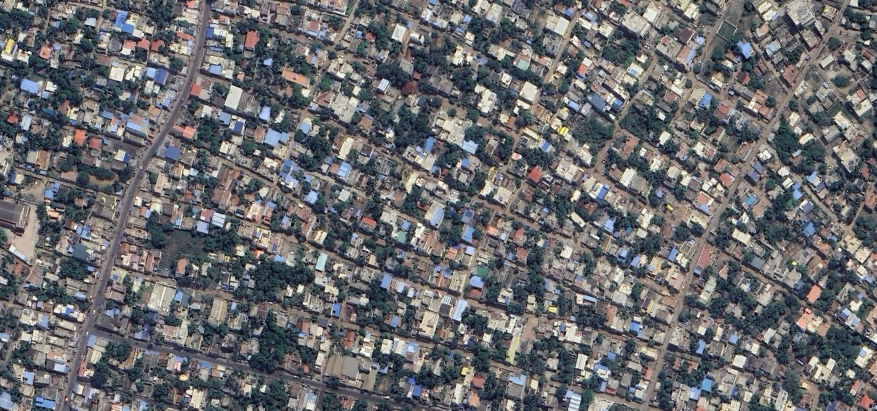
#> input picture data/GGPL/vit1 (1).jpg, 1753 x 821 px (shown at 1/2 size); its folder holds only this picture in this run
$ python preprocessing.py
#> lines starting #> are read from the running program, lines starting #| are printed output that depends on the picture; after the words box and inside, x2 and y2 are one past the last pixel; in counts of white or black regions, pixels touching at a corner belong together

import cv2
import numpy as np
from skimage.feature import hog
import os

# Preprocessing for road detection in satellite images
def preprocess_image(image_path, target_size):
#> called with image_path = 'data/GGPL/vit1 (1).jpg', target_size = (1700, 800)
    img = cv2.imread(image_path)
#> img is the input picture: shape (821, 1753, 3); mean B, G, R 109.9, 106.6, 106.4
    # Resize the image to the target size
    img = cv2.resize(img, target_size)
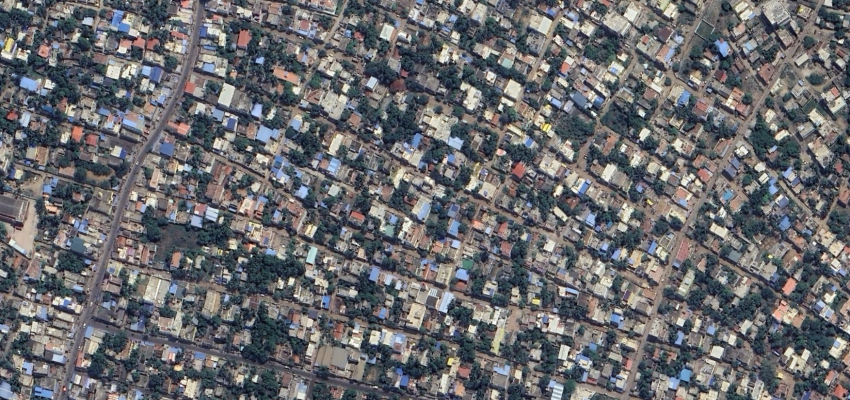
#> img: shape (800, 1700, 3) (shown at 1/2 size); mean B, G, R 109.8, 106.5, 106.3
    # Convert to grayscale
    gray_img = cv2.cvtColor(img, cv2.COLOR_BGR2GRAY)
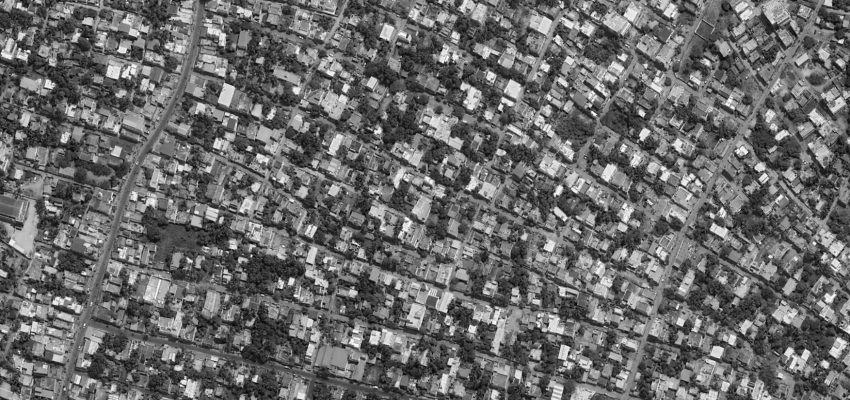
#> gray_img: shape (800, 1700) (shown at 1/2 size); min 1, max 254, mean 106.8
    # Apply Gaussian blur to reduce noise
    blurred_img = cv2.GaussianBlur(gray_img, (5, 5), 0)
    # Apply adaptive thresholding to create a binary image
    _, thresholded_img = cv2.threshold(blurred_img, 0, 255, cv2.THRESH_BINARY + cv2.THRESH_OTSU)
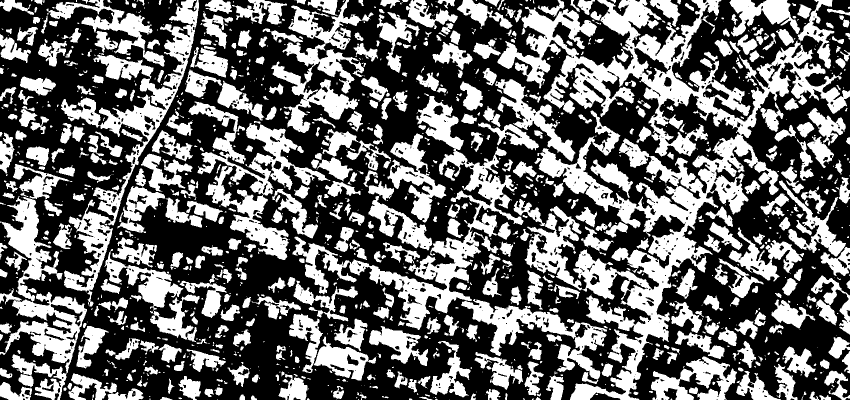
#> thresholded_img: shape (800, 1700) (shown at 1/2 size); 41.6% white; 1320 white regions (683 under 20 px), largest, box (x1, y1, x2, y2) and area: (995, 0, 1700, 800) 125867, (585, 192, 1047, 660) 32961, (122, 0, 398, 613) 24150
    return thresholded_img

def enhance_image(image):
    # Apply contrast enhancement using CLAHE (Contrast Limited Adaptive Histogram Equalization)
    clahe = cv2.createCLAHE(clipLimit=2.0, tileGridSize=(8, 8))
    enhanced_img = clahe.apply(image)
    return enhanced_img

# Feature extraction using HOG for road detection
def extract_features(image):
    # Extract features using Histogram of Oriented Gradients (HOG) for road detection
    features, hog_image = hog(image, orientations=9, pixels_per_cell=(8, 8), cells_per_block=(2, 2), visualize=True)
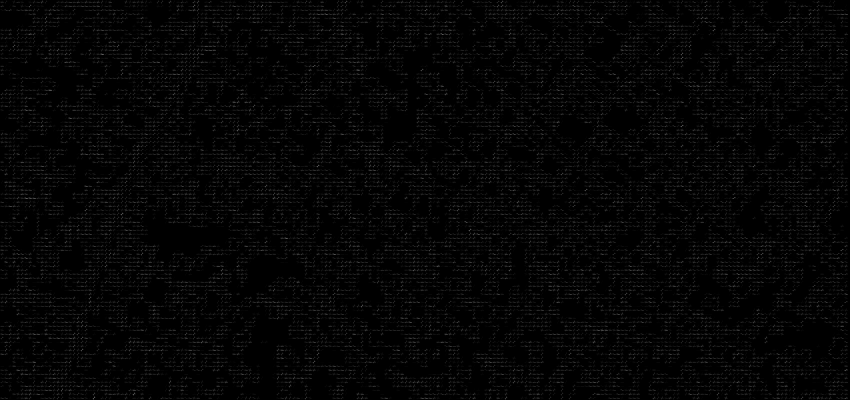
#> hog_image: shape (800, 1700) float64 (shown at 1/2 size); min 0, max 188.2, mean 4.8
    return features, hog_image

# Saving preprocessed images
def save_preprocessed_image(image, output_path):
    cv2.imwrite(output_path, image)

# Example usage for multiple images with resizing
input_image_directory = 'data/GGPL'
output_directory = 'preprocessed'
target_size = (1700, 800)  # Specify the target size for resizing

# Create the output directory if it does not exist
if not os.path.exists(output_directory):
    os.makedirs(output_directory)

# Process each image in the input directory
for filename in os.listdir(input_image_directory):
    if filename.endswith(".jpg") or filename.endswith(".png"):  # Adjust file extensions as needed
        input_image_path = os.path.join(input_image_directory, filename)
        # Preprocess, resize, enhance, extract features, and save the image
        image = preprocess_image(input_image_path, target_size)
        enhanced_image = enhance_image(image)  # Assuming enhance_image function is defined
        features, hog_image = extract_features(enhanced_image)  # Assuming extract_features function is defined
        output_image_path = os.path.join(output_directory, 'preprocessed_' + filename)
        save_preprocessed_image(enhanced_image, output_image_path)

$ run again, on data/GGPL/vit2 (1).jpg
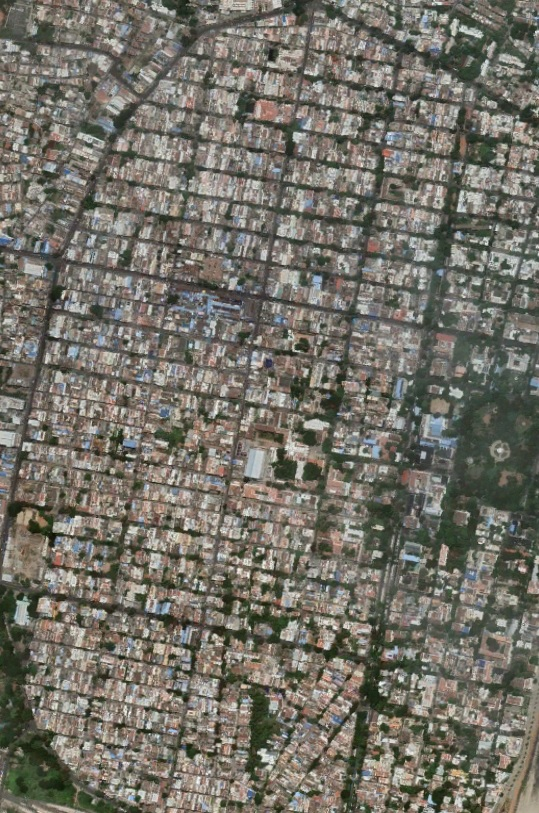
#> input picture data/GGPL/vit2 (1).jpg, 539 x 813 px
#> in preprocess_image, img is the input picture: shape (813, 539, 3); mean B, G, R 103.1, 112.6, 115.2
#> img: shape (800, 1700, 3)
#> in preprocess_image, `_, thresholded_img = cv2.threshold(blurred_img, 0, 255, cv2.THRESH_BIN..`:
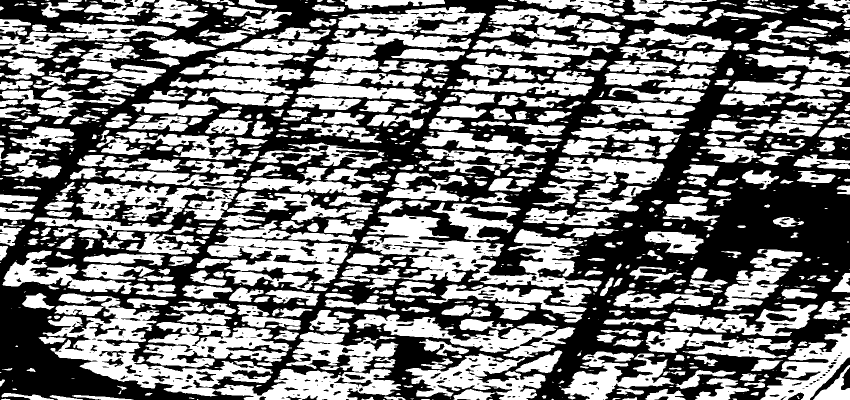
#> thresholded_img: shape (800, 1700) (shown at 1/2 size); 47.6% white; 877 white regions (305 under 20 px), largest, box (x1, y1, x2, y2) and area: (85, 587, 802, 800) 37871, (684, 428, 1203, 611) 30871, (414, 441, 714, 567) 16381
#> in extract_features, `features, hog_image = hog(image, orientations=9, pixels_per_cell=(8, 8..`:
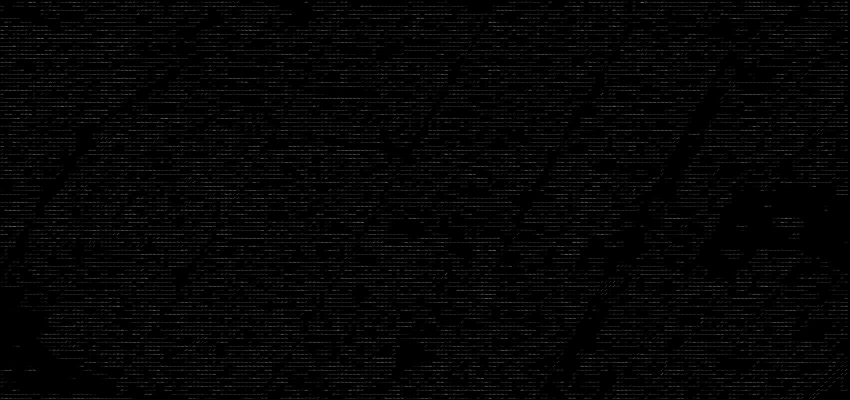
#> hog_image: shape (800, 1700) float64 (shown at 1/2 size); min 0, max 194.6, mean 5.5

$ run again, on data/GGPL/vit3 (1).jpg
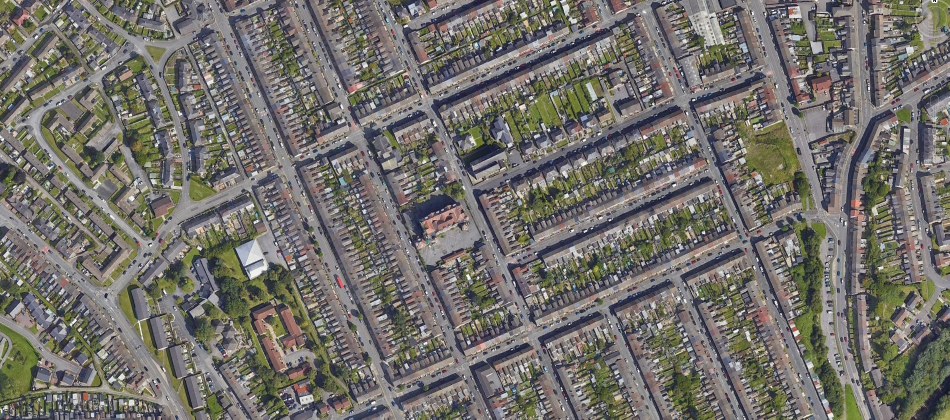
#> input picture data/GGPL/vit3 (1).jpg, 1899 x 839 px (shown at 1/2 size)
#> in preprocess_image, img is the input picture: shape (839, 1899, 3); mean B, G, R 106.5, 111.7, 114.4
#> img: shape (800, 1700, 3)
#> in preprocess_image, `_, thresholded_img = cv2.threshold(blurred_img, 0, 255, cv2.THRESH_BIN..`:
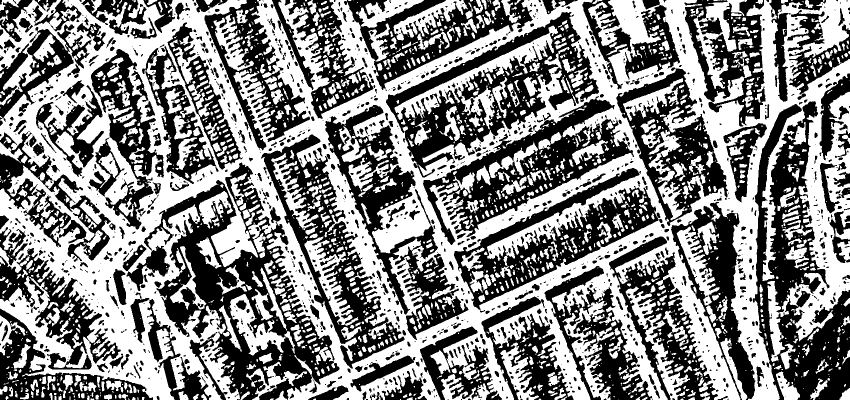
#> thresholded_img: shape (800, 1700) (shown at 1/2 size); 52.3% white; 1615 black regions (935 under 20 px), largest, box (x1, y1, x2, y2) and area: (288, 325, 679, 800) 56769, (1505, 202, 1700, 800) 49672, (772, 24, 1198, 355) 38558
#> in extract_features, `features, hog_image = hog(image, orientations=9, pixels_per_cell=(8, 8..`:
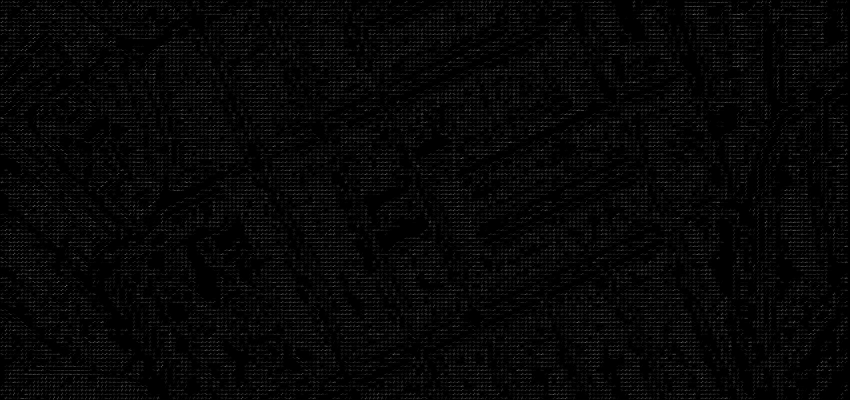
#> hog_image: shape (800, 1700) float64 (shown at 1/2 size); min 0, max 205.6, mean 6.4

$ run again, on data/GGPL/vit4 (1).jpg
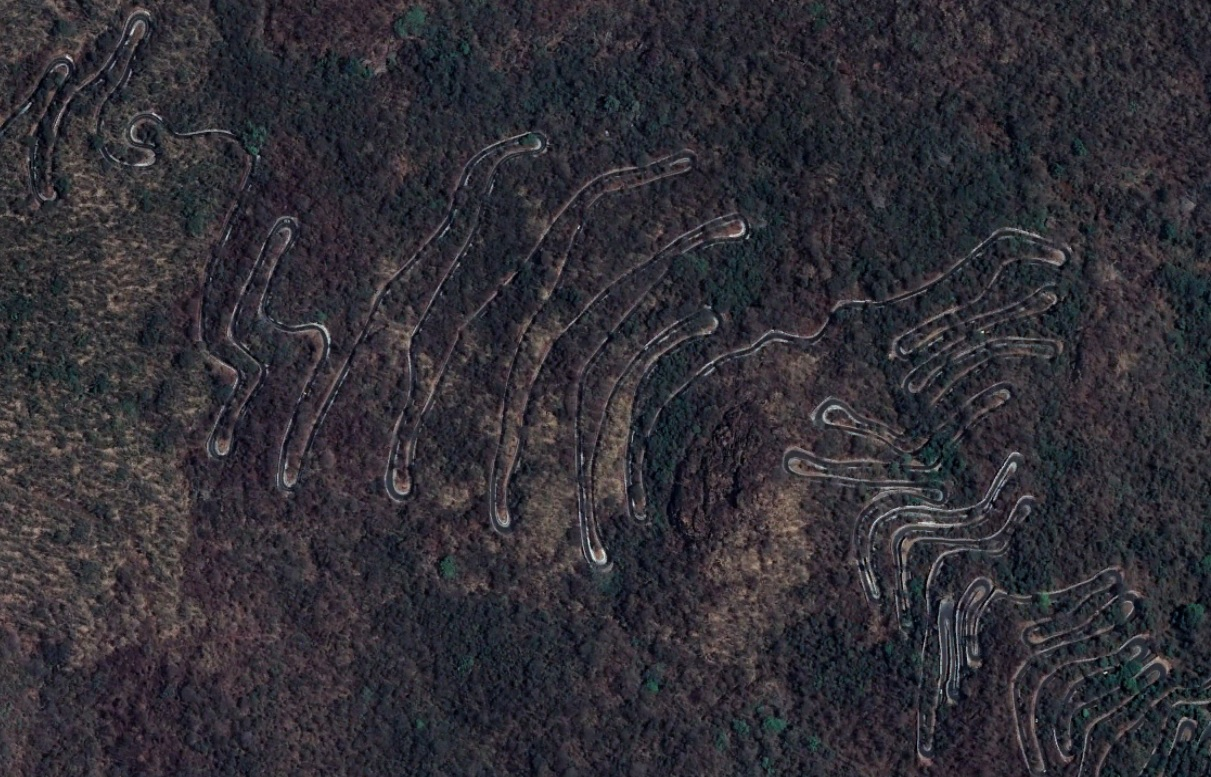
#> input picture data/GGPL/vit4 (1).jpg, 1211 x 777 px
#> in preprocess_image, img is the input picture: shape (777, 1211, 3); mean B, G, R 53.6, 47.2, 49.3
#> img: shape (800, 1700, 3)
#> in preprocess_image, `_, thresholded_img = cv2.threshold(blurred_img, 0, 255, cv2.THRESH_BIN..`:
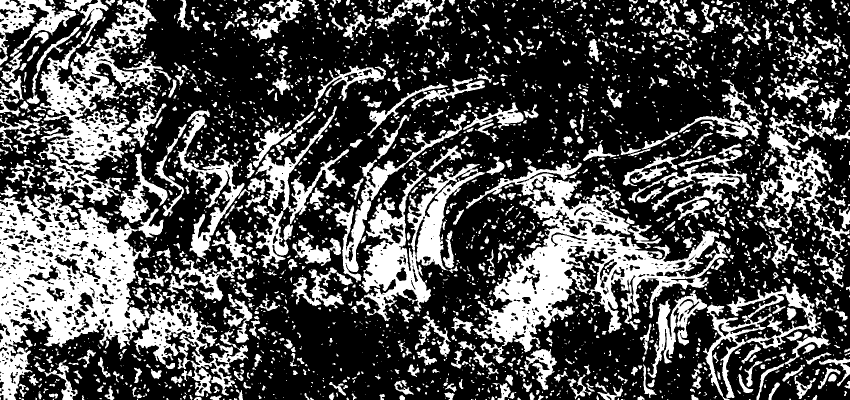
#> thresholded_img: shape (800, 1700) (shown at 1/2 size); 31.6% white; 3101 white regions (1918 under 20 px), largest, box (x1, y1, x2, y2) and area: (0, 387, 496, 800) 72999, (932, 325, 1456, 705) 55777, (76, 0, 326, 410) 34734
#> in extract_features, `features, hog_image = hog(image, orientations=9, pixels_per_cell=(8, 8..`:
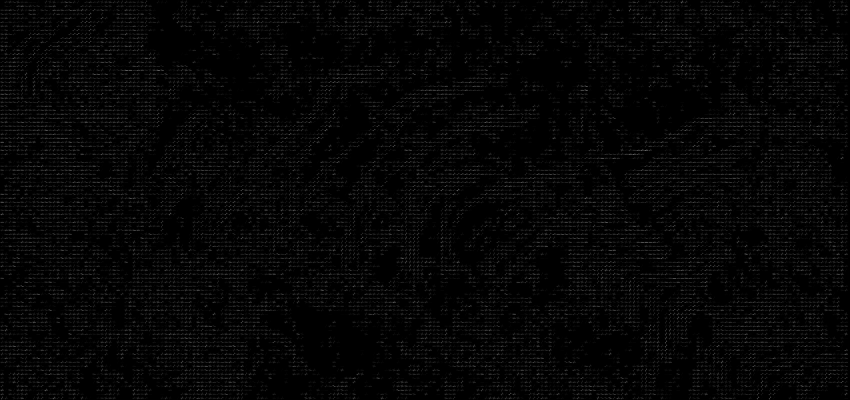
#> hog_image: shape (800, 1700) float64 (shown at 1/2 size); min 0, max 200.7, mean 5.5
